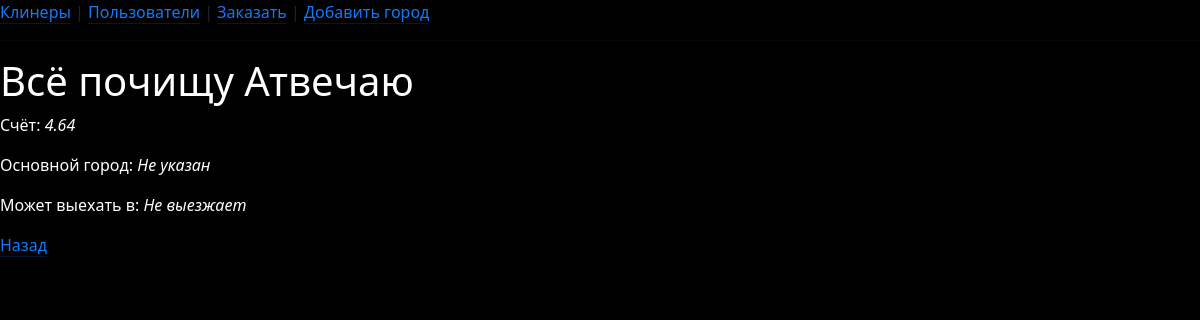
/cleaners/1, run on an earlier commit of the app's database.
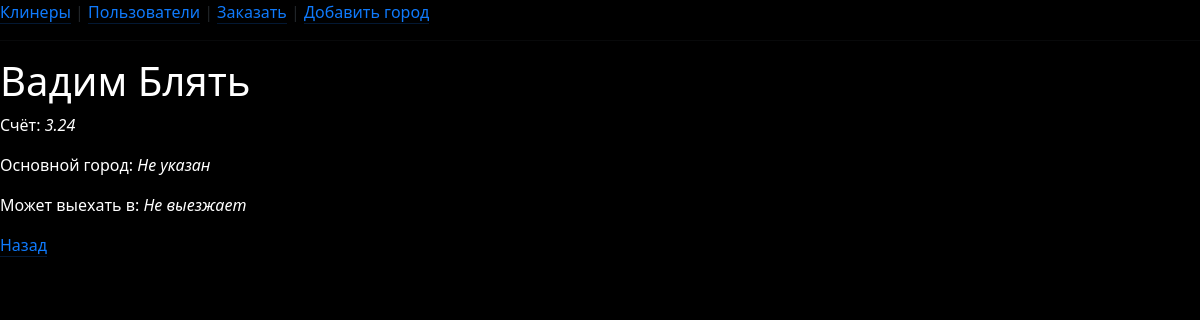
And on a later commit of the database.
### cleaners/models.py (models this page shows)
class Cleaner(models.Model):
    first_name = models.CharField(max_length=100)
    last_name = models.CharField(max_length=100)
    quality_score = models.DecimalField(max_digits=5, decimal_places=2)
    city = models.CharField(max_length=100, default="")
    other_city = models.CharField(max_length=100, default="")

### cleaners/views.py (the view)
# urls.py: re_path(r'^(?P<pk>\d+)$', CleanerDetail.as_view(), name='detail'),
class CleanerDetail(DetailView):
    model = Cleaner

### cleaners/templates/cleaners/cleaner_detail.html (shortened to what this page needs)
{% extends "base.html" %}

### templates/base.html (shortened to what this page needs)
{% load static %}

What changed in the data, as far as the page shows it:
changed Cleaner: first_name+last_name+quality_score "Клинеры | Пользователи | Заказать | Добавить город Всё почищу Атвечаю Счёт: 4.64 Основной город: Не указан Может выехать в: Не выезжает Назад" → "Клинеры | Пользователи | Заказать | Добавить город Вадим Блять Счёт: 3.24 Основной город: Не указан Может выехать в: Не выезжает Назад"
